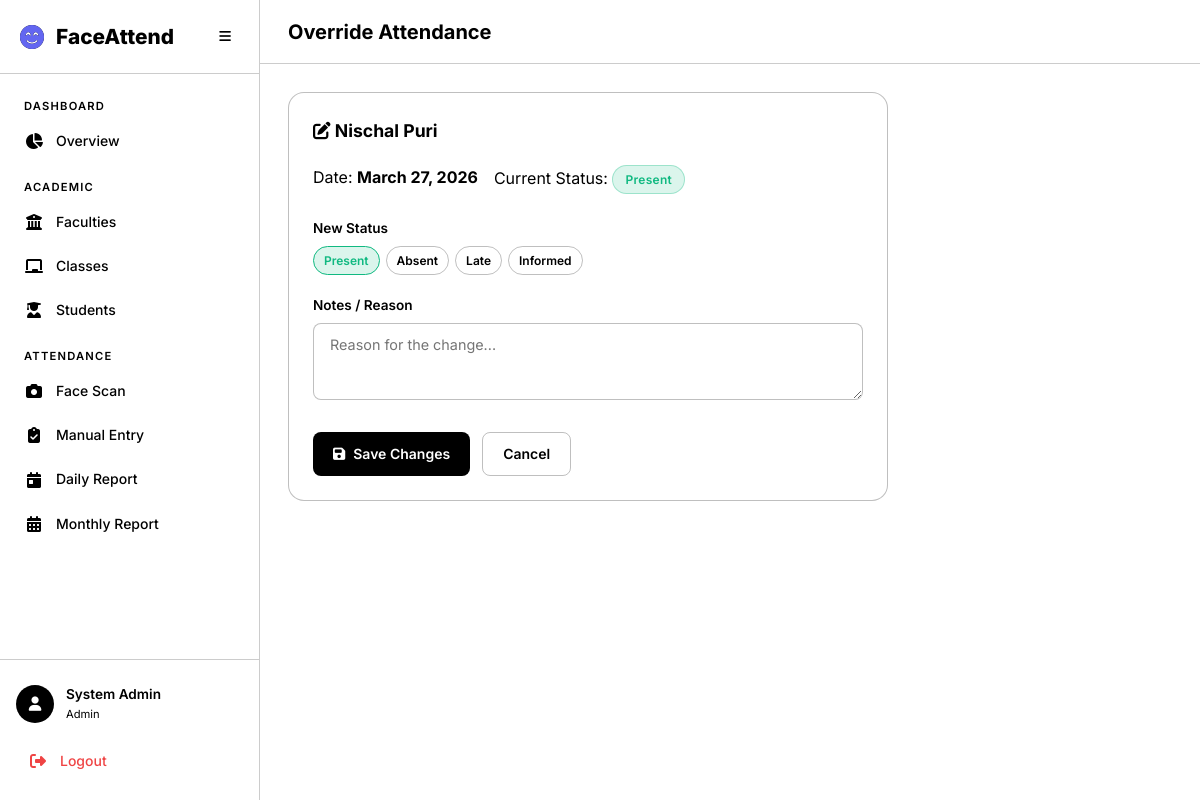
The app's page /attendance/override/2/, older data.
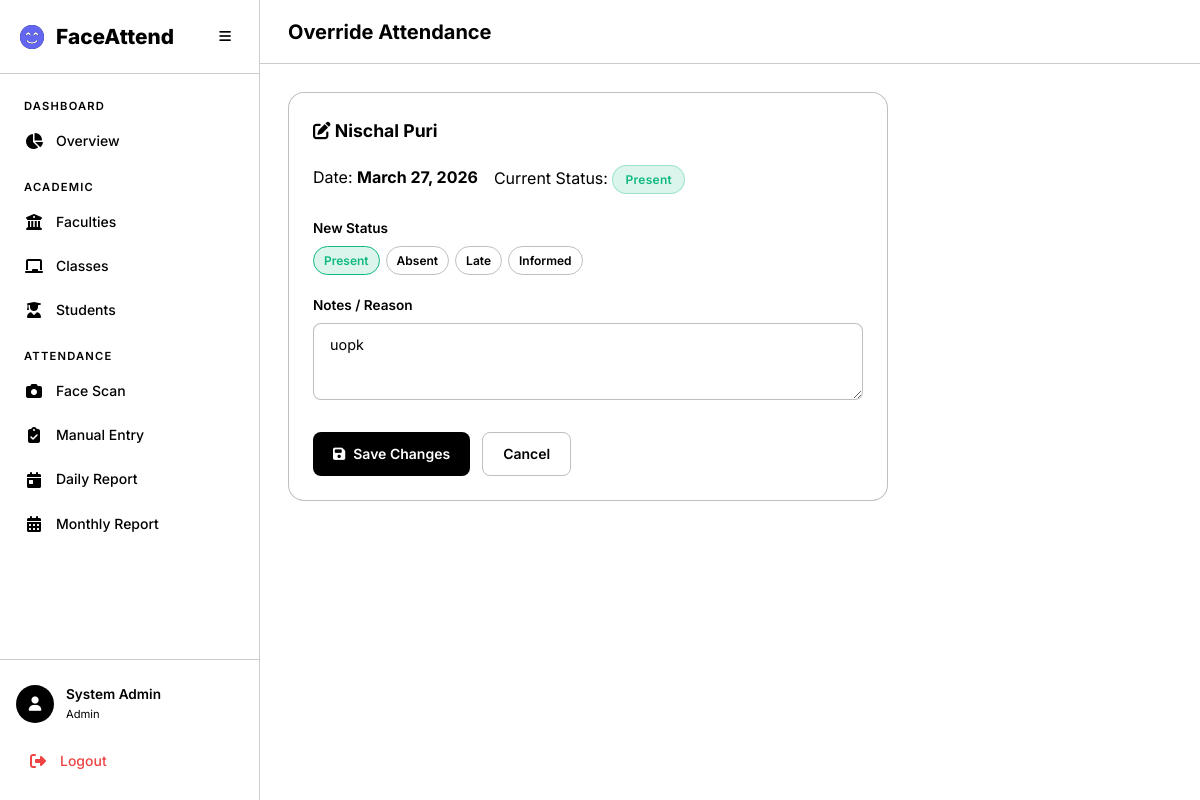
The same page, newer data.
### attendance/models.py (models this page shows, shortened)
class Attendance(models.Model):
    class Status(models.TextChoices):
        PRESENT = 'present', 'Present'
        ABSENT = 'absent', 'Absent'
        LATE = 'late', 'Late'
        INFORMED = 'informed', 'Informed'
    student = models.ForeignKey(Student, on_delete=models.CASCADE, related_name='attendances')
    date = models.DateField()
    status = models.CharField(max_length=10, choices=Status.choices, default=Status.ABSENT)
    check_in_time = models.TimeField(null=True, blank=True)
    marked_by = models.ForeignKey(
        settings.AUTH_USER_MODEL,
        on_delete=models.SET_NULL,
        null=True, blank=True,
        related_name='marked_attendances',
    )
    is_face_recognized = models.BooleanField(default=False)
    is_override = models.BooleanField(default=False)
    confidence = models.FloatField(null=True, blank=True, help_text='Face recognition confidence score')
    notes = models.TextField(blank=True)
    created_at = models.DateTimeField(auto_now_add=True)
    updated_at = models.DateTimeField(auto_now=True)
    class Meta:
        unique_together = ['student', 'date']
        ordering = ['-date', 'student__full_name']

### academics/models.py (models this page shows, shortened)
class Student(models.Model):
    user = models.OneToOneField(
        settings.AUTH_USER_MODEL,
        on_delete=models.CASCADE,
        related_name='student_profile',
        null=True, blank=True,
    )
    full_name = models.CharField(max_length=300)
    profile_image = models.ImageField(upload_to='students/profiles/')
    face_encoding = models.BinaryField(null=True, blank=True, help_text='128-d face encoding as bytes')
    enrollment_year = models.PositiveIntegerField()
    faculty = models.ForeignKey(Faculty, on_delete=models.CASCADE, related_name='students')
    academic_class = models.ForeignKey(AcademicClass, on_delete=models.CASCADE, related_name='students')
    phone = models.CharField(max_length=20, blank=True)
    guardian_phone = models.CharField(max_length=20, blank=True)
    is_phone_flagged = models.BooleanField(
        default=False,
        help_text='Mark this when the student phone number is incorrect.',
    )
    is_active = models.BooleanField(default=True)
    created_at = models.DateTimeField(auto_now_add=True)
    updated_at = models.DateTimeField(auto_now=True)
    class Meta:
        ordering = ['full_name']

### attendance/views.py (the view, shortened to what this page needs)
# urls.py: path('override/<int:pk>/', views.attendance_override, name='override'),
@login_required
@admin_required
def attendance_override(request, pk):
    attendance = get_object_or_404(Attendance, pk=pk)
    return render(request, 'attendance/override.html', {'attendance': attendance})

### templates/attendance/override.html (shortened to what this page needs)
{% extends 'base.html' %}
{% block page_title %}{% if is_teacher %}Correct{% else %}Override{% endif %} Attendance{% endblock %}
{% block content %}
<div class="card animate-fade-in" style="max-width: 600px;">
    <div class="card-header">
        <h3 class="card-title">
            <i class="fas fa-edit"></i> {{ attendance.student.full_name }}
        </h3>
    </div>
    <div class="d-flex gap-2 mb-3">
        <div>
            <span class="text-muted">Date:</span>
            <strong>{{ attendance.date }}</strong>
        </div>
        <div>
            <span class="text-muted">Current Status:</span>
            <span class="badge badge-{{ attendance.status }}">{{ attendance.get_status_display }}</span>
        </div>
    </div>
    <form method="post">
        <div class="form-group">
            <label class="form-label">New Status</label>
            <div class="status-radio-group" style="flex-wrap: wrap;">
                {% for value, label in attendance.Status.choices %}
                <label for="s_{{ value }}" class="status-radio-label label-{{ value }}">{{ label }}</label>
                {% endfor %}
            </div>
        </div>
        <div class="form-group">
            <label class="form-label">Notes / Reason</label>
            <textarea name="notes" class="form-textarea" rows="3"
                placeholder="Reason for the change...">{{ attendance.notes }}</textarea>
        </div>
        <div class="form-actions">
            <button type="submit" class="btn btn-primary"><i class="fas fa-save"></i> Save Changes</button>
            <a href="javascript:history.back()" class="btn btn-outline">Cancel</a>
        </div>
    </form>
</div>
{% endblock %}

Row changes from the older to the newer data that the page shows:
changed Attendance "Present": notes (not shown) → "uopk"
